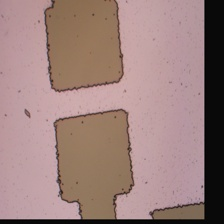
#> input picture Augmented_Defect_Localization_Images/Defect/1_Defect(1)_aug_018.jpg, 224 x 224 px
$ python Image_variations_generator.py --input_dir Augmented_Defect_Localization_Images/Defect --output_dir out
#> lines starting #> are read from the running program, lines starting #| are printed output that depends on the picture; after the words box and inside, x2 and y2 are one past the last pixel; in counts of white or black regions, pixels touching at a corner belong together
import argparse
import random
from pathlib import Path
import numpy as np
from PIL import Image, ImageOps, ImageEnhance, ImageFilter, ImageDraw

VALID_EXTS = {".jpg", ".jpeg", ".png", ".bmp", ".tif", ".tiff", ".webp"}


def is_image_file(path: Path) -> bool:
    return path.suffix.lower() in VALID_EXTS


def random_crop_resize(img: Image.Image, min_scale=0.7) -> Image.Image:
    w, h = img.size
    scale = random.uniform(min_scale, 1.0)
    cw, ch = int(w * scale), int(h * scale)
    left = random.randint(0, w - cw)
    top = random.randint(0, h - ch)
    cropped = img.crop((left, top, left + cw, top + ch))
    return cropped.resize((w, h), Image.Resampling.BICUBIC)


def crop_dark_augmentation_edges(
    img: Image.Image,
    dark_threshold: int = 24,
    max_edge_dark_fraction: float = 0.0,
    min_crop_fraction: float = 0.45,
) -> Image.Image:
    """Trim dark edge bands created by rotations/translations, then restore size."""
    img = img.convert("RGB")
    w, h = img.size
    pixels = np.asarray(img)
    dark_pixels = pixels.max(axis=2) <= dark_threshold

    top, bottom = 0, h
    left, right = 0, w
    min_width = max(1, int(w * min_crop_fraction))
    min_height = max(1, int(h * min_crop_fraction))

    changed = True
    while changed:
        changed = False
        if bottom - top > min_height and dark_pixels[top, left:right].mean() > max_edge_dark_fraction:
            top += 1
            changed = True
        if bottom - top > min_height and dark_pixels[bottom - 1, left:right].mean() > max_edge_dark_fraction:
            bottom -= 1
            changed = True
        if right - left > min_width and dark_pixels[top:bottom, left].mean() > max_edge_dark_fraction:
            left += 1
            changed = True
        if right - left > min_width and dark_pixels[top:bottom, right - 1].mean() > max_edge_dark_fraction:
            right -= 1
            changed = True

    if top == 0 and bottom == h and left == 0 and right == w:
        return img

    if (right - left) <= 0 or (bottom - top) <= 0:
        return img

    cropped = img.crop((left, top, right, bottom))
    return cropped.resize((w, h), Image.Resampling.BICUBIC)


def random_translate(img: Image.Image, max_shift_ratio=0.15) -> Image.Image:
    w, h = img.size
    max_dx = int(w * max_shift_ratio)
    max_dy = int(h * max_shift_ratio)
    dx = random.randint(-max_dx, max_dx)
    dy = random.randint(-max_dy, max_dy)

    canvas = Image.new("RGB", (w, h), (0, 0, 0))
    canvas.paste(img, (dx, dy))
    return crop_dark_augmentation_edges(canvas)


def random_cutout(img: Image.Image, holes_range=(1, 4), size_range=(0.06, 0.2)) -> Image.Image:
    w, h = img.size
    draw = ImageDraw.Draw(img)
    holes = random.randint(*holes_range)
    for _ in range(holes):
        rw = int(w * random.uniform(*size_range))
        rh = int(h * random.uniform(*size_range))
        x1 = random.randint(0, max(0, w - rw))
        y1 = random.randint(0, max(0, h - rh))
        draw.rectangle([x1, y1, x1 + rw, y1 + rh], fill=(0, 0, 0))
    return img


def augment_one(img: Image.Image, out_size=None) -> Image.Image:
    img = img.convert("RGB")
    w, h = img.size

    if random.random() < 0.5:
        img = ImageOps.mirror(img)
    if random.random() < 0.2:
        img = ImageOps.flip(img)

    if random.random() < 0.8:
        angle = random.uniform(-35, 35)
        img = img.rotate(
            angle,
            resample=Image.Resampling.BICUBIC,
            expand=True,
            fillcolor=(0, 0, 0),
        )
        img = ImageOps.fit(img, (w, h), method=Image.Resampling.BICUBIC)
        img = crop_dark_augmentation_edges(img)

    if random.random() < 0.7:
        img = random_crop_resize(img, min_scale=0.7)

    if random.random() < 0.6:
        img = random_translate(img, max_shift_ratio=0.15)

    if random.random() < 0.6:
        img = ImageEnhance.Brightness(img).enhance(random.uniform(0.8, 1.2))
        img = ImageEnhance.Contrast(img).enhance(random.uniform(0.8, 1.25))
        img = ImageEnhance.Color(img).enhance(random.uniform(0.75, 1.25))

    if random.random() < 0.25:
        img = img.filter(ImageFilter.GaussianBlur(radius=random.uniform(0.4, 1.5)))

    if random.random() < 0.35:
        img = random_cutout(img.copy(), holes_range=(1, 4), size_range=(0.06, 0.2))

    img = crop_dark_augmentation_edges(img)

    if out_size is not None:
        img = img.resize((out_size, out_size), Image.Resampling.BICUBIC)

    return img


def augment_dataset(input_dir: Path, output_dir: Path, n_aug: int, copy_original: bool, seed: int, out_size: int | None):
#> called with n_aug = 5, copy_original = False, seed = 42, out_size = 224
    random.seed(seed)

    images = [p for p in input_dir.rglob("*") if p.is_file() and is_image_file(p)]
    if not images:
        print(f"No images found in: {input_dir}")
        return

    for img_path in images:
        rel_parent = img_path.parent.relative_to(input_dir)
        out_folder = output_dir / rel_parent
        out_folder.mkdir(parents=True, exist_ok=True)

        try:
            image = Image.open(img_path).convert("RGB")
#> image is the input picture: PIL image 224x224 RGB; mean R, G, B 156.7, 128.8, 125
        except Exception:
            print(f"Skipping unreadable file: {img_path}")
            continue

        stem = img_path.stem

        if copy_original:
            orig = image.resize((out_size, out_size), Image.Resampling.BICUBIC) if out_size else image
            orig.save(out_folder / f"{stem}_orig.jpg", quality=95)

        for i in range(n_aug):
            aug = augment_one(image.copy(), out_size=out_size)
            aug.save(out_folder / f"{stem}_aug_{i + 1:03d}.jpg", quality=95)
#> this loop made 5 passes
#> pass 1, in augment_one, `img = ImageOps.flip(img)`:
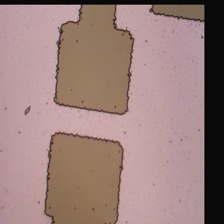
#> img: PIL image 224x224 RGB; mean R, G, B 156.7, 128.8, 125
#> pass 1, in augment_one, `img = img.rotate( angle, resample=Image.Resampling.BICUBIC, expand=Tru..`:
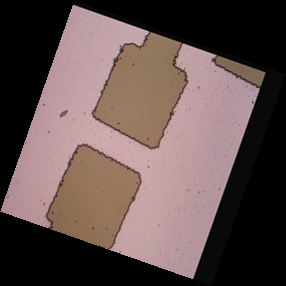
#> img: PIL image 286x286 RGB; mean R, G, B 95.8, 78.7, 76.4
#> pass 1, in crop_dark_augmentation_edges, `dark_pixels = pixels.max(axis=2) <= dark_threshold`:
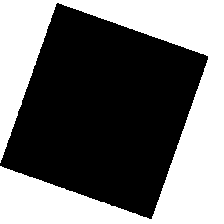
#> dark_pixels: shape (224, 224) bool; 44.6% white; 1 white region, box (x1, y1, x2, y2) and area: (0, 0, 224, 224) 22362
#> after the loop:
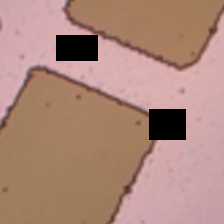
#> aug: PIL image 224x224 RGB; mean R, G, B 173.5, 136.2, 122.7
#> pass 2 of the loop in augment_dataset, `for img_path in images:`:
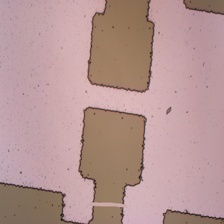
#> input picture Augmented_Defect_Localization_Images/Defect/1_Defect(1)_aug_052.jpg, 224 x 224 px
#> in augment_dataset, image is the input picture: PIL image 224x224 RGB; mean R, G, B 182.2, 150.1, 148
#> the loop in augment_dataset, `for i in range(n_aug):` made 5 passes
#> pass 1, in crop_dark_augmentation_edges (call 13), `dark_pixels = pixels.max(axis=2) <= dark_threshold`:
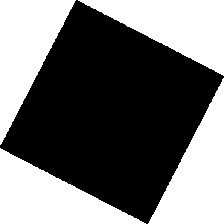
#> dark_pixels: shape (224, 224) bool; 44.5% white; 4 white regions, box (x1, y1, x2, y2) and area: (78, 0, 224, 76) 5585, (0, 0, 76, 145) 5579, (148, 78, 224, 224) 5579, (0, 148, 146, 224) 5577
#> after the loop in augment_dataset, `for i in range(n_aug):`:
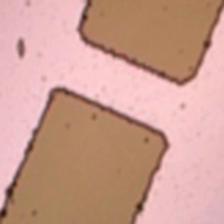
#> aug: PIL image 224x224 RGB; mean R, G, B 203.1, 157.7, 144.2

    print(f"Done. Saved augmented images to: {output_dir}")


def main():
    parser = argparse.ArgumentParser(description="Generate augmented images using Pillow only.")
    parser.add_argument("--input_dir", type=str, required=True)
    parser.add_argument("--output_dir", type=str, required=True)
    parser.add_argument("--n_aug", type=int, default=5)
    parser.add_argument("--copy_original", action="store_true")
    parser.add_argument("--seed", type=int, default=42)
    parser.add_argument("--out_size", type=int, default=224, help="Set 0 to keep original size.")
    args = parser.parse_args()

    out_size = None if args.out_size == 0 else args.out_size

    augment_dataset(
        input_dir=Path(args.input_dir),
        output_dir=Path(args.output_dir),
        n_aug=args.n_aug,
        copy_original=args.copy_original,
        seed=args.seed,
        out_size=out_size,
    )


if __name__ == "__main__":
    main()
